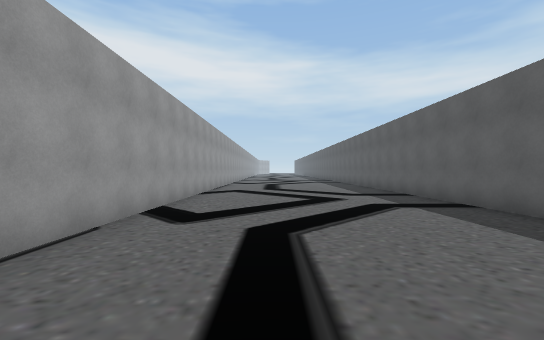
[1] (above)

21 first-person views from a walk through a Unity game level. The camera is 1.5 m above the floor, looks level and sees 90° across. The floor is counted in squares, 2 m on a side. Each view is taken from the middle of a square. On the plan, view 1 faces up. The plan holds only what a view shows up to about 10 squares ahead; the rest is blank. The place goes on beyond the plan. Some surface patterns are stand-ins.

[2]
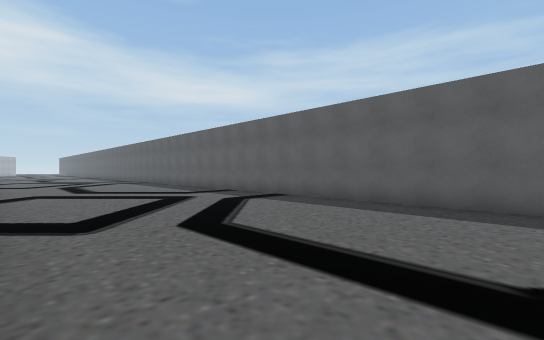

[3]
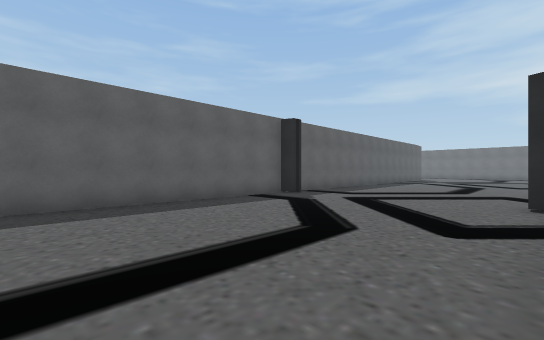

[4]
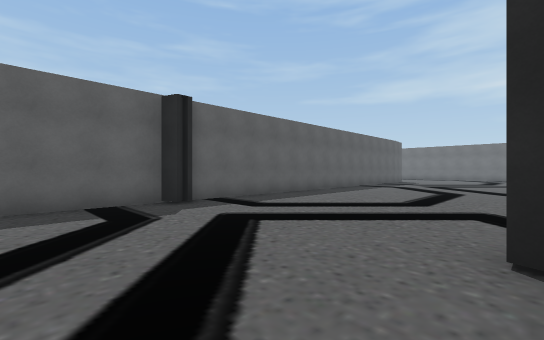

[5]
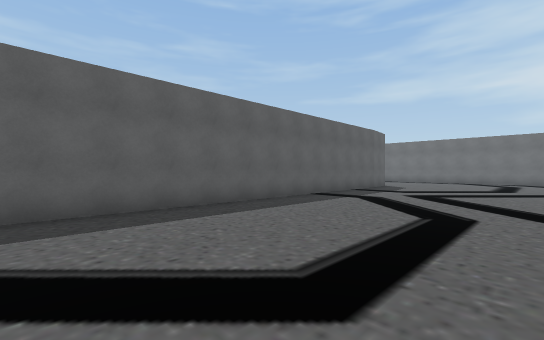

[6]
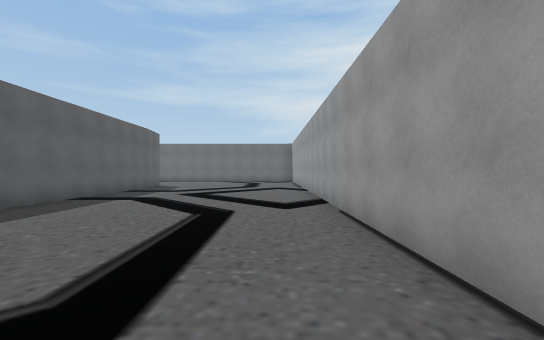

[7]
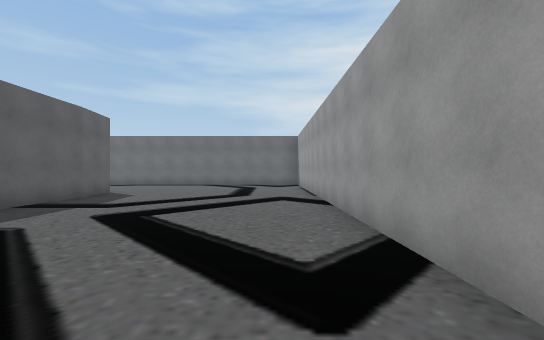

[8]
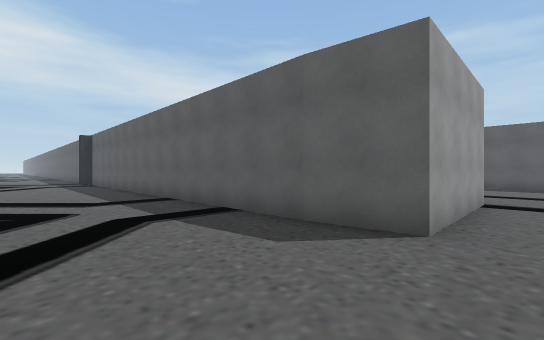

[9]
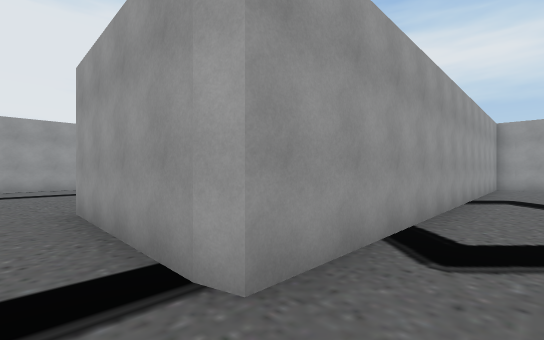

[10]
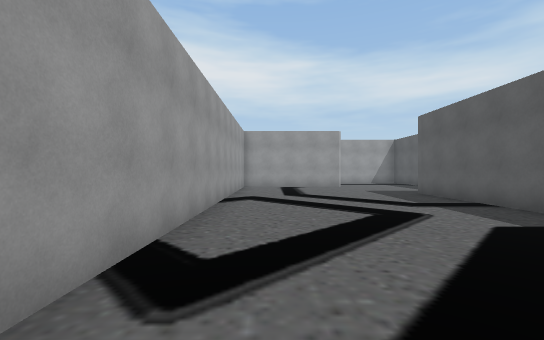

[11]
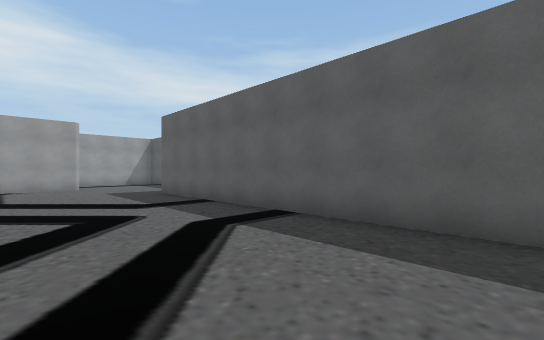

[12]
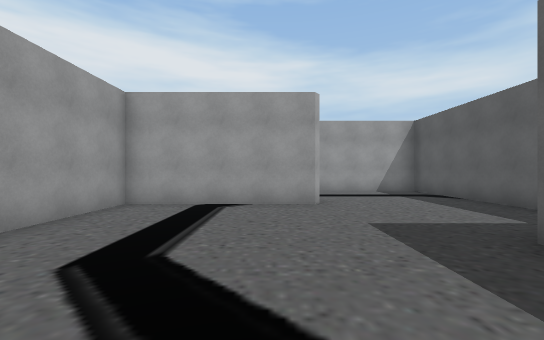

[13]
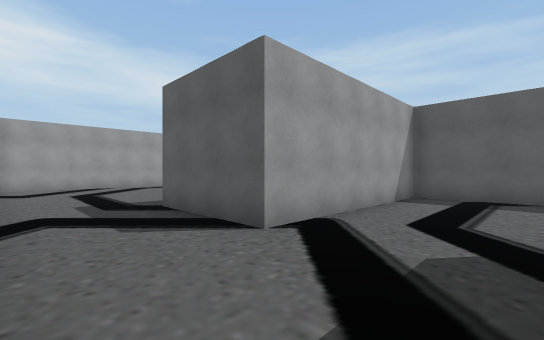

[14]
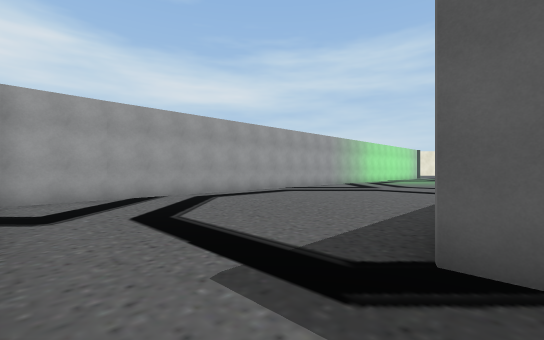

[15]
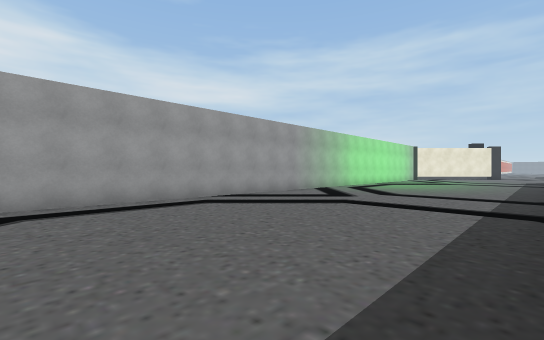

[16]
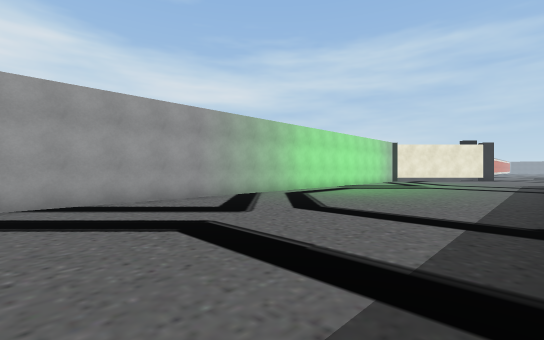

[17]
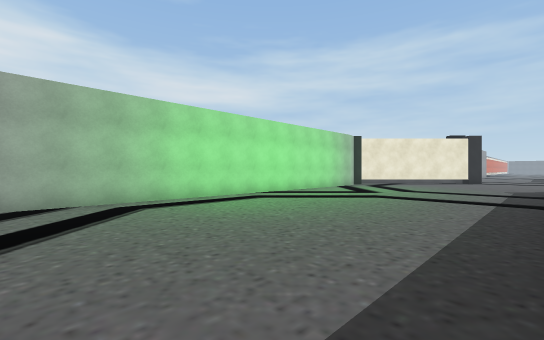

[18]
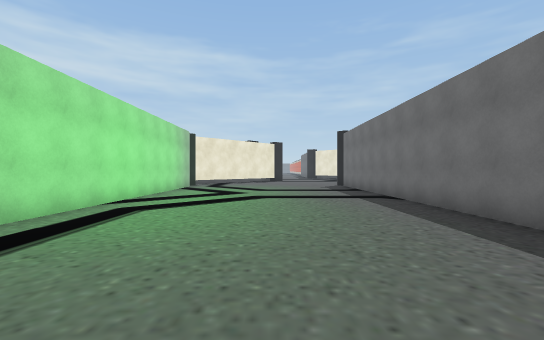

[19]
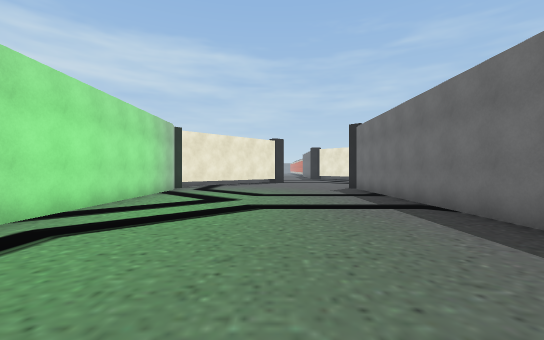

[20]
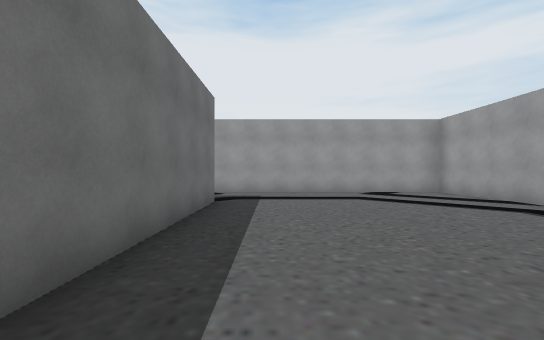

[21]
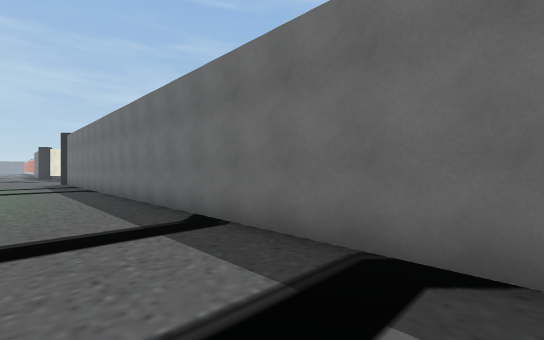

### Floor plan
Points are (right, up) in squares from view 1. A wall is a line through its corners. A room is listed if a view was taken in it or the views show most of it. See-through windows are left out.
Room 1 (views 1, 2, 3, 4, 5, 6, 7, 8)
walls: (3.8, -4.2) (3.8, -3.8) (4.2, -3.6) (4.2, 10); (-2.3, -7.2) (-2.3, -20); (4.2, -17.5) (4.2, -4.4); (-2.3, 10) (-2.3, 2.2); (8.4, -19.1) (4.4, -19.1) (4.2, -17.4)
ways out: opening at (8, -20) to room 2
Room 2 (views 9, 10, 11, 12, 13, 14, 15, 16, 17, 18, 19, 20, 21)
walls: (17, -7.9) (17, -3.5) (11.4, -3.5) (11.4, -0.4) (34, -0.4); (13, -7) (8.8, -7) (8.8, -19) (8.3, -19.1); (14.7, -20) (14.7, -10.1); (34, 6.7) (8.8, 6.7) (8.8, -1)
ways out: opening at (8, -20) to room 1

Positions as (right, up) in squares from view 1, and headings:
1: (0, 0), facing up
2: (-2, 0), facing up-right
3: (-2, 3), facing down-right
4: (-2, -1), facing down-right
5: (-1, -6), facing down-right
6: (-1, -6), facing down
7: (-1, -10), facing down
8: (1, -20), facing up-right
9: (10, -20), facing up-left
10: (10, -19), facing up
11: (11, -19), facing up-right
12: (12, -13), facing up
13: (9, -6), facing up-right
14: (9, -1), facing up-right
15: (13, 0), facing up-right
16: (17, 0), facing up-right
17: (22, 0), facing up-right
18: (22, 3), facing right
19: (24, 3), facing right
20: (18, 1), facing left
21: (18, 2), facing down-right
